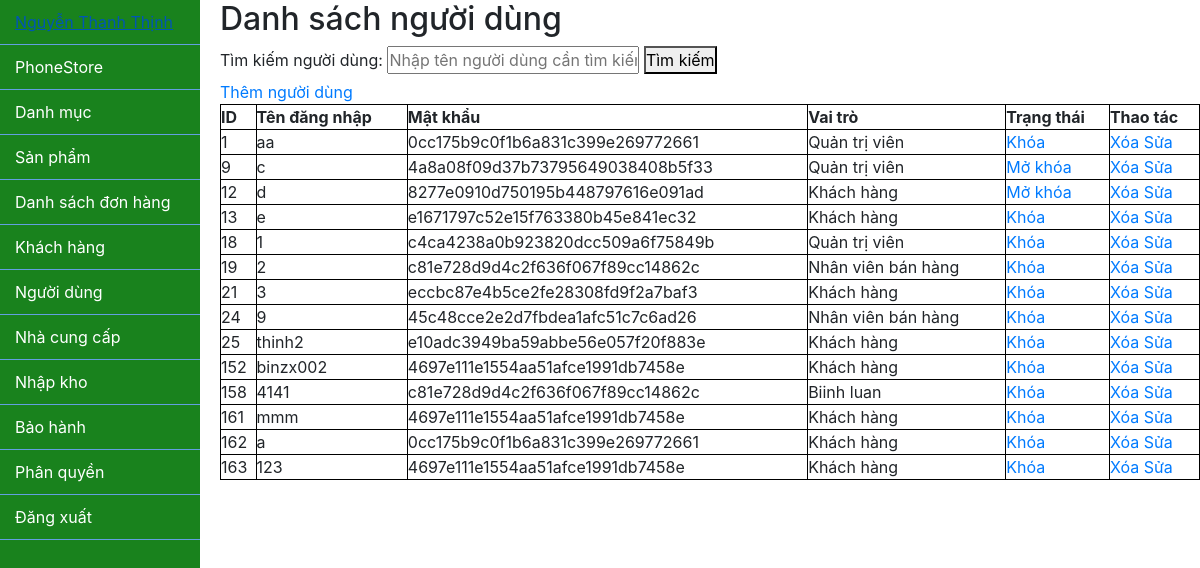
Page /admin/index.php?ctrl=userController (signed in) on the committed database.
### tables this page shows
CREATE TABLE `nguoi_dung` (
  `id` int(11) NOT NULL,
  `ten_dang_nhap` varchar(255) DEFAULT NULL,
  `mat_khau` varchar(255) DEFAULT NULL,
  `vai_tro` varchar(255) DEFAULT NULL,
  `trang_thai` int(11) DEFAULT NULL
);

### lib/database.php (called while the page is built, shortened)
<?php
class Database
{
    private $host = "localhost";
    private $username = "root";
    private $password = "";
    private $database = "phonestore";
    private $conn;
    public function __construct()
    {
        $this->conn = $this->connectDB();
    }
    private function connectDB()
    {
        $conn = mysqli_connect($this->host, $this->username, $this->password, $this->database);
        return $conn;
    }
    public function select($query)
    {
        $result = mysqli_query($this->conn, $query);
        if ($result) {
            $data = mysqli_fetch_all($result, MYSQLI_ASSOC);
            return $data;
        } else {
            die(mysqli_error($this->conn));
        }
    }
}

### admin/model/userModel.php (called while the page is built, shortened)
<?php
class UserModel
{
    private $db;
    public function __construct()
    {
        $this->db = new Database();
    }
    public function getAllUsers()
    {
        $query = "SELECT * FROM nguoi_dung ";
        return $this->db->select($query);
    }
}

### admin/view/userView.php (the view, shortened to what this page needs)
<!DOCTYPE html>
<html lang="vi">
<head>
</head>
<body>
    <h2>Danh sách người dùng</h2>
    <form class="search-form-user">
        <label for="search">Tìm kiếm người dùng:</label>
        <input type="text" id="search" name="search" placeholder="Nhập tên người dùng cần tìm kiếm">
        <button type="submit">Tìm kiếm</button> <br>
        <a href="index.php?ctrl=userController&action=viewAddUser">Thêm người dùng</a>
        <table>
            <thead>
                <tr>
                    <th>ID</th>
                    <th>Tên đăng nhập</th>
                    <th>Mật khẩu</th>
                    <th>Vai trò</th>
                    <th>Trạng thái</th>
                    <th>Thao tác</th>
                </tr>
            </thead>
            <tbody>
                <?php foreach ($users as $user) : ?>
                    <tr>
                        <td><?php echo $user['id']; ?></td>
                        <td><?php echo $user['ten_dang_nhap']; ?></td>
                        <td><?php echo $user['mat_khau']; ?></td>
                        <td><?php echo $user['vai_tro']; ?></td>
                        <td>
                            <a href="index.php?ctrl=userController&action=toggleUserStatus&id=<?php echo $user['id']; ?>&status=<?php echo $user['trang_thai']; ?>">
                                <?php
                                if ($user['trang_thai'] == 1) {
                                    echo "Khóa";
                                } else {
                                    echo "Mở khóa";
                                }
                                ?>
                            </a>
                        </td>
                        <td>
                            <a href="index.php?ctrl=userController&action=deleteUser&id=<?php echo $user['id']; ?>">Xóa</a>
                            <a href="index.php?ctrl=userController&action=updateUserView&id=<?php echo $user['id']; ?>&vai_tro=<?php echo $user['vai_tro']; ?>">Sửa</a>
                        </td>
                    </tr>
                <?php endforeach; ?>
            </tbody>
        </table>
</body>
</html>

### admin/css/style.css (style rules this page uses)
table { border-collapse: collapse; width: 100%; }
table, th, td { border: 1px solid black; }
* { margin: 0; padding: 0; box-sizing: border-box; }

### admin/view/userView.php (style rules this page uses)
table { border-collapse: collapse; width: 100%; }
table, th, td { border: 1px solid black; }

### rows in the picture
nguoi_dung: id "1", ten_dang_nhap "aa", mat_khau "0cc175b9c0f1b6a831c399e269772661", vai_tro "Quản trị viên", trang_thai "Khóa"
nguoi_dung: id "9", ten_dang_nhap "c", mat_khau "4a8a08f09d37b73795649038408b5f33", vai_tro "Quản trị viên", trang_thai "Mở khóa"
nguoi_dung: id "12", ten_dang_nhap "d", mat_khau "8277e0910d750195b448797616e091ad", vai_tro "Khách hàng", trang_thai "Mở khóa"
nguoi_dung: id "13", ten_dang_nhap "e", mat_khau "e1671797c52e15f763380b45e841ec32", vai_tro "Khách hàng", trang_thai "Khóa"
nguoi_dung: id "18", ten_dang_nhap "1", mat_khau "c4ca4238a0b923820dcc509a6f75849b", vai_tro "Quản trị viên", trang_thai "Khóa"
nguoi_dung: id "19", ten_dang_nhap "2", mat_khau "c81e728d9d4c2f636f067f89cc14862c", vai_tro "Nhân viên bán hàng", trang_thai "Khóa"
nguoi_dung: id "21", ten_dang_nhap "3", mat_khau "eccbc87e4b5ce2fe28308fd9f2a7baf3", vai_tro "Khách hàng", trang_thai "Khóa"
nguoi_dung: id "24", ten_dang_nhap "9", mat_khau "45c48cce2e2d7fbdea1afc51c7c6ad26", vai_tro "Nhân viên bán hàng", trang_thai "Khóa"
nguoi_dung: id "25", ten_dang_nhap "thinh2", mat_khau "e10adc3949ba59abbe56e057f20f883e", vai_tro "Khách hàng", trang_thai "Khóa"
nguoi_dung: id "152", ten_dang_nhap "binzx002", mat_khau "4697e111e1554aa51afce1991db7458e", vai_tro "Khách hàng", trang_thai "Khóa"
nguoi_dung: id "158", ten_dang_nhap "4141", mat_khau "c81e728d9d4c2f636f067f89cc14862c", vai_tro "Biinh luan", trang_thai "Khóa"
nguoi_dung: id "161", ten_dang_nhap "mmm", mat_khau "4697e111e1554aa51afce1991db7458e", vai_tro "Khách hàng", trang_thai "Khóa"
nguoi_dung: id "162", ten_dang_nhap "a", mat_khau "0cc175b9c0f1b6a831c399e269772661", vai_tro "Khách hàng", trang_thai "Khóa"
nguoi_dung: id "163", ten_dang_nhap "123", mat_khau "4697e111e1554aa51afce1991db7458e", vai_tro "Khách hàng", trang_thai "Khóa"
